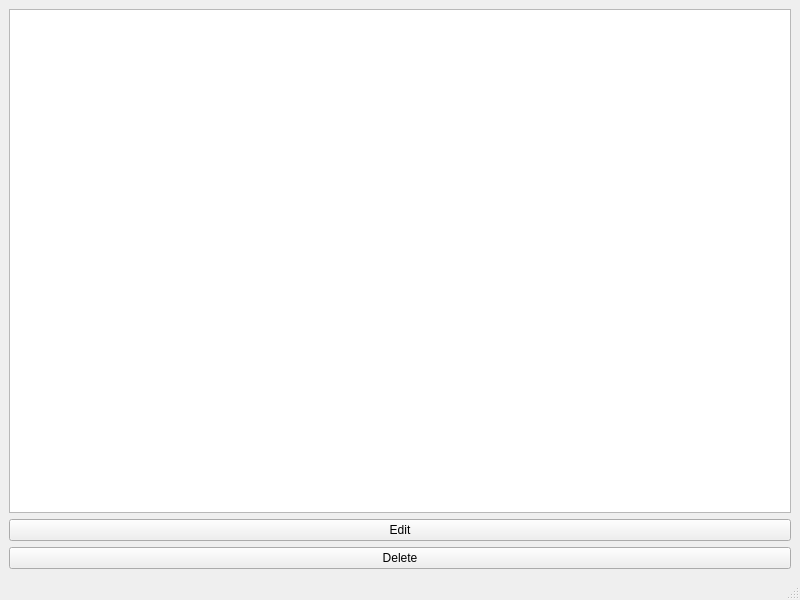
<?xml version="1.0" encoding="UTF-8"?>
<ui version="4.0">
 <class>MainWindow</class>
 <widget class="QMainWindow" name="MainWindow">
  <property name="geometry">
   <rect>
    <x>0</x>
    <y>0</y>
    <width>800</width>
    <height>600</height>
   </rect>
  </property>
  <property name="windowTitle">
   <string>Students</string>
  </property>
  <widget class="QWidget" name="centralwidget">
   <layout class="QVBoxLayout" name="verticalLayout">
    <item>
     <widget class="QTableView" name="tableView">
      <property name="autoFillBackground">
       <bool>false</bool>
      </property>
      <property name="editTriggers">
       <set>QAbstractItemView::NoEditTriggers</set>
      </property>
      <attribute name="horizontalHeaderCascadingSectionResizes">
       <bool>false</bool>
      </attribute>
      <attribute name="horizontalHeaderStretchLastSection">
       <bool>false</bool>
      </attribute>
     </widget>
    </item>
    <item>
     <widget class="QPushButton" name="pushButton">
      <property name="text">
       <string>Edit</string>
      </property>
     </widget>
    </item>
    <item>
     <widget class="QPushButton" name="pushButton_2">
      <property name="text">
       <string>Delete</string>
      </property>
     </widget>
    </item>
   </layout>
  </widget>
  <widget class="QMenuBar" name="menubar">
   <property name="geometry">
    <rect>
     <x>0</x>
     <y>0</y>
     <width>800</width>
     <height>23</height>
    </rect>
   </property>
  </widget>
  <widget class="QStatusBar" name="statusbar"/>
 </widget>
 <resources/>
 <connections/>
</ui>
